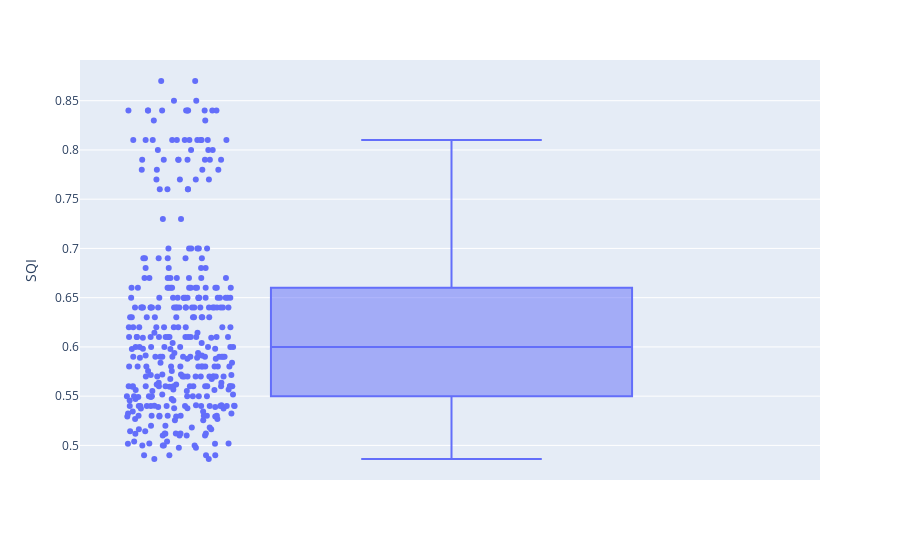

The code cell stored with this chart in its notebook:
### Code cell
fig.show()

### Figure 1 — Plotly figure (JSON) as saved in the notebook; plotly's stock layout.template omitted (floating-point values rounded to 4 significant figures; data arrays with more than 128 entries replaced by an {"elided": "..."} marker saying what was removed)
{"data": [{"alignmentgroup": "True", "boxpoints": "all", "hovertemplate": "SQI=%{y}<extra></extra>", "legendgroup": "", "marker": {"color": "#636efa"}, "name": "", "notched": false, "offsetgroup": "", "orientation": "v", "showlegend": false, "type": "box", "x0": " ", "xaxis": "x", "y": {"elided": "360 float values"}, "y0": " ", "yaxis": "y"}], "layout": {"boxmode": "group", "legend": {"tracegroupgap": 0}, "margin": {"t": 60}, "xaxis": {"anchor": "y", "domain": [0, 1]}, "yaxis": {"anchor": "x", "domain": [0, 1], "title": {"text": "SQI"}}}}
